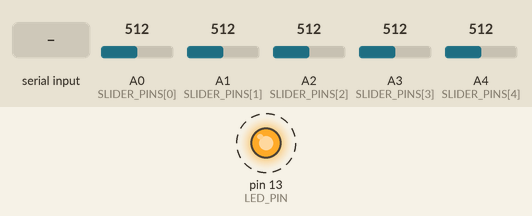
Simulated run of this sketch. Board: Arduino Nano, built with avr-gcc and run on an emulated ATmega328P. On the bench: output pins drawn as LEDs (lit = HIGH). Dashed ring = blinking. The test bench sets the inputs (shaded band); at power-on: A0 (SLIDER_PINS[0]) = 512, A1 (SLIDER_PINS[1]) = 512, A2 (SLIDER_PINS[2]) = 512, A3 (SLIDER_PINS[3]) = 512, A4 (SLIDER_PINS[4]) = 512. What the sketch prints to the serial monitor is not drawn.

Above: at 0.87 s.
1.3 s: "PAIR_REQ\n" received over Serial
At 1.3 s:
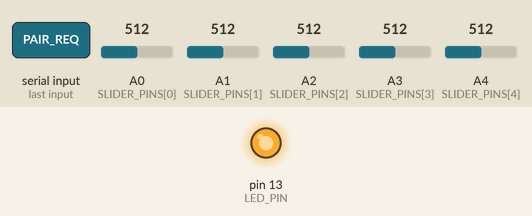
2.8 s: A0 (SLIDER_PINS[0]) set to 716
4.3 s: A1 (SLIDER_PINS[1]) set to 716
5.8 s: A2 (SLIDER_PINS[2]) set to 716
7.3 s: A3 (SLIDER_PINS[3]) set to 716
8.8 s: A4 (SLIDER_PINS[4]) set to 716
Timing chart, 0 to 11.3 s (numbered marks = the images above; inputs shaded):
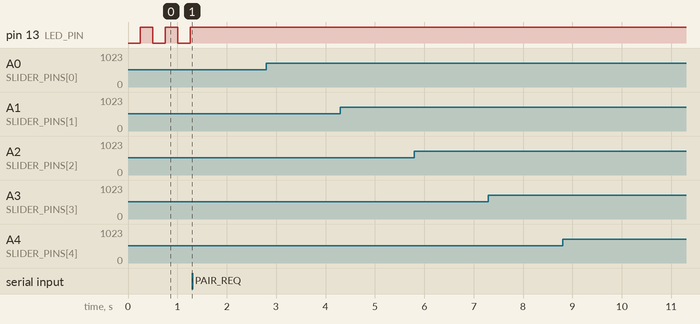

The sketch:

ATOM500_P.ino
```cpp
/*
  ATOM - Arduino Nano Complete Example
  Firmware Version: 1.0.0P (Public Example)
  This sketch is a simplified example for the ATOM API.
  It is intended to demonstrate the basic pairing (handshake)
  protocol and how to send analog slider data.
  this example are based from RMA300

  --- WHAT THIS EXAMPLE DOES ---
  1. Listens connect to Atom software
  2. Continuously reads 5 analog inputs (A0-A4) and stream to the computer

  --- WHAT THIS EXAMPLE *DOES NOT* DO ---
  - NO Noise Reduction (NR)
  - NO Advanced Filters
  - NO Health Check functions
  - NO Optimized and Save functions
  - NO Multi-profile support
  - NO Slider Invert or Disable features
*/


// Define the firmware version to be reported
const byte FW_VER_MAJOR = 1;
const byte FW_VER_MINOR = 0;
const byte FW_VER_PATCH = 0;
const byte FW_VER_SUFFIX = 'P'; // 'P' for Public/Example

// Define the hardware configuration to be reported
const byte SLIDER_COUNT = 5;  // This example uses five sliders on A0-A4
const byte PROFILE_COUNT = 1; // Report 1 profile,
const byte ACTIVE_PROFILE = 0;  // Report profile 1 (index 0) is active

// Define the feature flags (all disabled)
const byte FEATURE_FLAGS = 0b00000000; // All features disabled

// Define supported options
// 'OFF' must be report. to increase compatiblity each software version
const byte NR_LEVELS_MASK = 0b00000001;
const byte FILTER_TYPES_MASK = 0b00000001;

// Define packet headers for handshake
const byte PACKET_START = 0xA5; //start byte
const byte PACKET_END = 0x5A;   //end byte
const byte SLIDER_UPDATE_HEADER = 0xB1; // Header for sending a slider value

// Define the analog pins for our sliders
const int SLIDER_PINS[SLIDER_COUNT] = {A0, A1, A2, A3, A4};

// Define the LED pin(optional)
const byte LED_PIN = LED_BUILTIN;

// Buffer for reading serial commands(optional)
char serialBuffer[32];
byte bufferIndex = 0;

// Store the last sent slider values to avoid flooding the serial port
int lastSliderValues[SLIDER_COUNT];
// A small deadzone to account for analog jitter
const int SLIDER_THRESHOLD = 2;

// Rate limiting for handshake(optional)
unsigned long lastHandshakeTime = 0;
const unsigned long HANDSHAKE_COOLDOWN = 1000; // 1 second

// State management(optional)
bool isPaired = false; // Tracks handhskae status

//LED blink timer(optional)
unsigned long lastLedToggleTime = 0;
bool ledState = false;
const int LED_BLINK_INTERVAL = 250; // Blink interval in ms

// --- Arduino Setup ---

void setup() {
  //Serial must communicated at 250000 baud
  Serial.begin(250000);

  // Set up the LED pin
  pinMode(LED_PIN, OUTPUT);
  digitalWrite(LED_PIN, LOW);

  // Clear junk in the buffer at start(optional)
  while (Serial.available() > 0) {
    Serial.read();
  }

  //setup slider pin
  for (int i = 0; i < SLIDER_COUNT; i++) {
    pinMode(SLIDER_PINS[i], INPUT);
    lastSliderValues[i] = -1; // Initialize last values
  }
}
void loop() {
  // Update the pairing status LED
  updatePairingLED();
  // Check for incoming commands
  checkSerialCommands();
  // Read sliders and send updates
  readAndSendAllSliders();
}
void updatePairingLED() {
  if (isPaired) {
    // Pairing is complete, set LED to ON
    digitalWrite(LED_PIN, HIGH);
  } else {
    //blink the LED
    unsigned long currentTime = millis();
    if (currentTime - lastLedToggleTime > LED_BLINK_INTERVAL) {
      lastLedToggleTime = currentTime;
      ledState = !ledState;
      digitalWrite(LED_PIN, ledState);
    }
  }
}

/**
   @brief Checks for incoming serial data.
   Reads bytes until a newline '\n' is found, then processes the command.
*/
void checkSerialCommands() {
  while (Serial.available() > 0) {
    char incomingByte = Serial.read();

    if (incomingByte == '\n') {
      serialBuffer[bufferIndex] = '\0'; // Null-terminate the string

      // Process the command
      if (strcmp(serialBuffer, "PAIR_REQ") == 0) {
        unsigned long currentTime = millis();
        // Only allow handshake if we aren't already paired OR
        // if it's been a while (in case of re-pair request)
        if (!isPaired || (currentTime - lastHandshakeTime > HANDSHAKE_COOLDOWN)) {
          lastHandshakeTime = currentTime;
          sendHandshake();
        }
      }
      // Other commands like "GET_SETTINGS" could be handled here
      // but are ignored in this simple example.
      // Reset the buffer
      bufferIndex = 0;

    } else if (bufferIndex < (sizeof(serialBuffer) - 1)) {
      // Add byte to the buffer
      serialBuffer[bufferIndex] = incomingByte;
      bufferIndex++;
    }
  }
}

/**
   @brief Sends the 14-byte handshake packet to the computer.
   This packet tells the ATOM software what features this device has.
*/
void sendHandshake() {
  byte packet[14];

  // [0] Start Byte
  packet[0] = PACKET_START;

  // [1] This byte is skipped in checksum calculation.
  packet[1] = 0x00;

  // [2-5] Firmware Version
  packet[2] = FW_VER_MAJOR;
  packet[3] = FW_VER_MINOR;
  packet[4] = FW_VER_PATCH;
  packet[5] = FW_VER_SUFFIX;

  // [6-8] Device Configuration
  packet[6] = SLIDER_COUNT;
  packet[7] = PROFILE_COUNT;
  packet[8] = ACTIVE_PROFILE;

  // [9-11] Feature Support (All minimal)
  packet[9] = FEATURE_FLAGS;
  packet[10] = NR_LEVELS_MASK;
  packet[11] = FILTER_TYPES_MASK;

  // [12] Checksum
  // The checksum is an XOR of bytes 2 through 11.
  byte checksum = 0;
  for (int i = 2; i <= 11; i++) {
    checksum ^= packet[i];
  }
  packet[12] = checksum;

  // [13] End Byte
  packet[13] = PACKET_END;

  // Send the full 14-byte packet all at once.
  Serial.write(packet, 14);

  // Wait for the transmission to complete before continuing.
  Serial.flush();

  // changed the state to True. for swithc from pairing to streaming
  isPaired = true;
}

//Reads all analog sliders and sends an update if any have changed.
void readAndSendAllSliders() {
  if (!isPaired) {
    return;
  }

  for (int i = 0; i < SLIDER_COUNT; i++) {
    // Read the 10-bit analog value (0-1023)
    int currentSliderValue = analogRead(SLIDER_PINS[i]);

    // Check if the value has changed by more than our threshold
    if (abs(currentSliderValue - lastSliderValues[i]) > SLIDER_THRESHOLD) {
      // Value has changed, send an update
      sendSliderUpdate(i, currentSliderValue); // Send on index i

      // Store the new value
      lastSliderValues[i] = currentSliderValue;
    }
  }
}

/**
   @brief Sends a slider value update packet (0xB1).
   Format: [Header] [Index] [Value High Byte] [Value Low Byte]
   @param index The slider index (0 for this example).
   @param value The 10-bit value (0-1023) to send.
*/
void sendSliderUpdate(byte index, unsigned int value) {
  // [0] Header
  Serial.write(SLIDER_UPDATE_HEADER);

  // [1] Slider Index
  Serial.write(index);

  // [2] Value High Byte (Big-Endian)
  Serial.write((value >> 8) & 0xFF);

  // [3] Value Low Byte (Big-Endian)
  Serial.write(value & 0xFF);
}
```

Measured:
- after the input at 1.3 s, pin 13 (LED_PIN): stops changing and stays HIGH
- after the input at 2.8 s, every drawn part: stays the same
- after the input at 4.3 s, every drawn part: stays the same
- after the input at 5.8 s, every drawn part: stays the same
- after the input at 7.3 s, every drawn part: stays the same
- after the input at 8.8 s, every drawn part: stays the same
- by itself, pin 13 (LED_PIN): alternates HIGH for 0.25 s and LOW for 0.25 s
